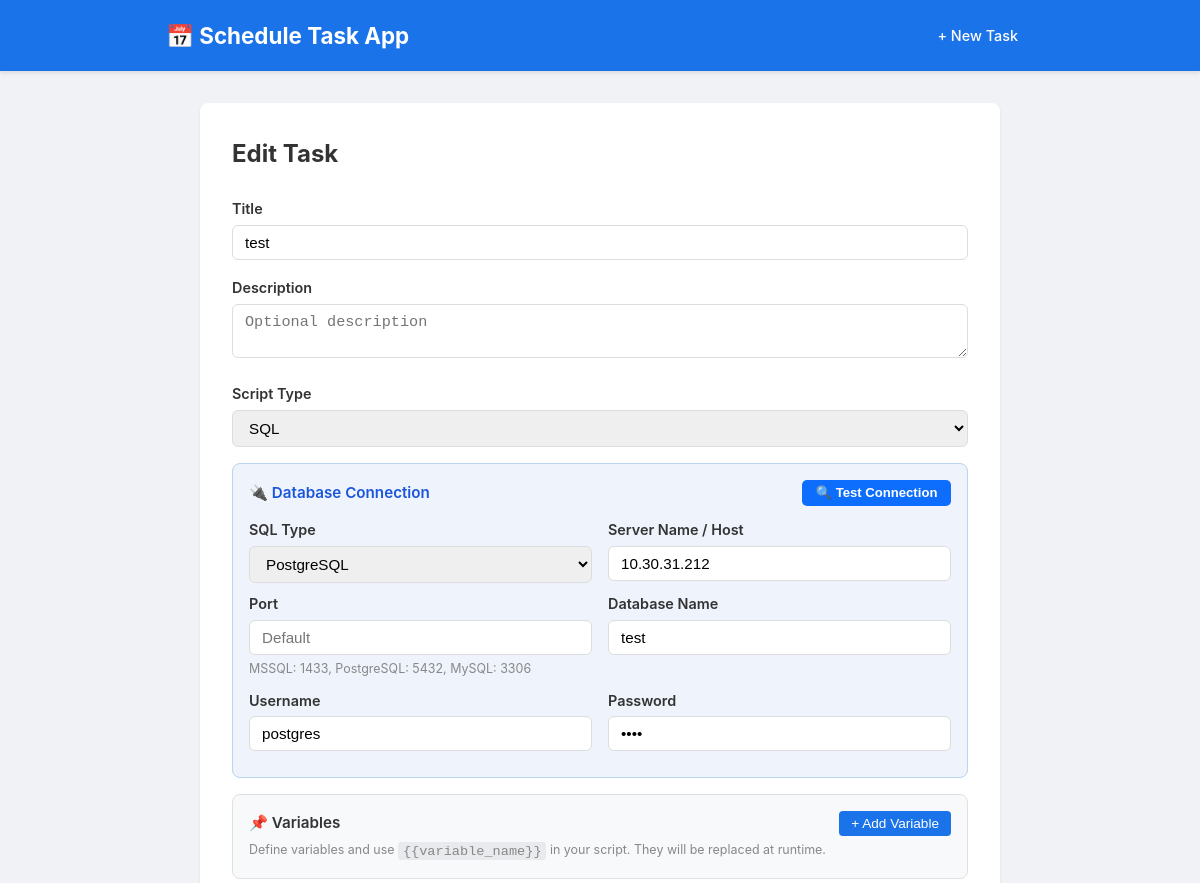
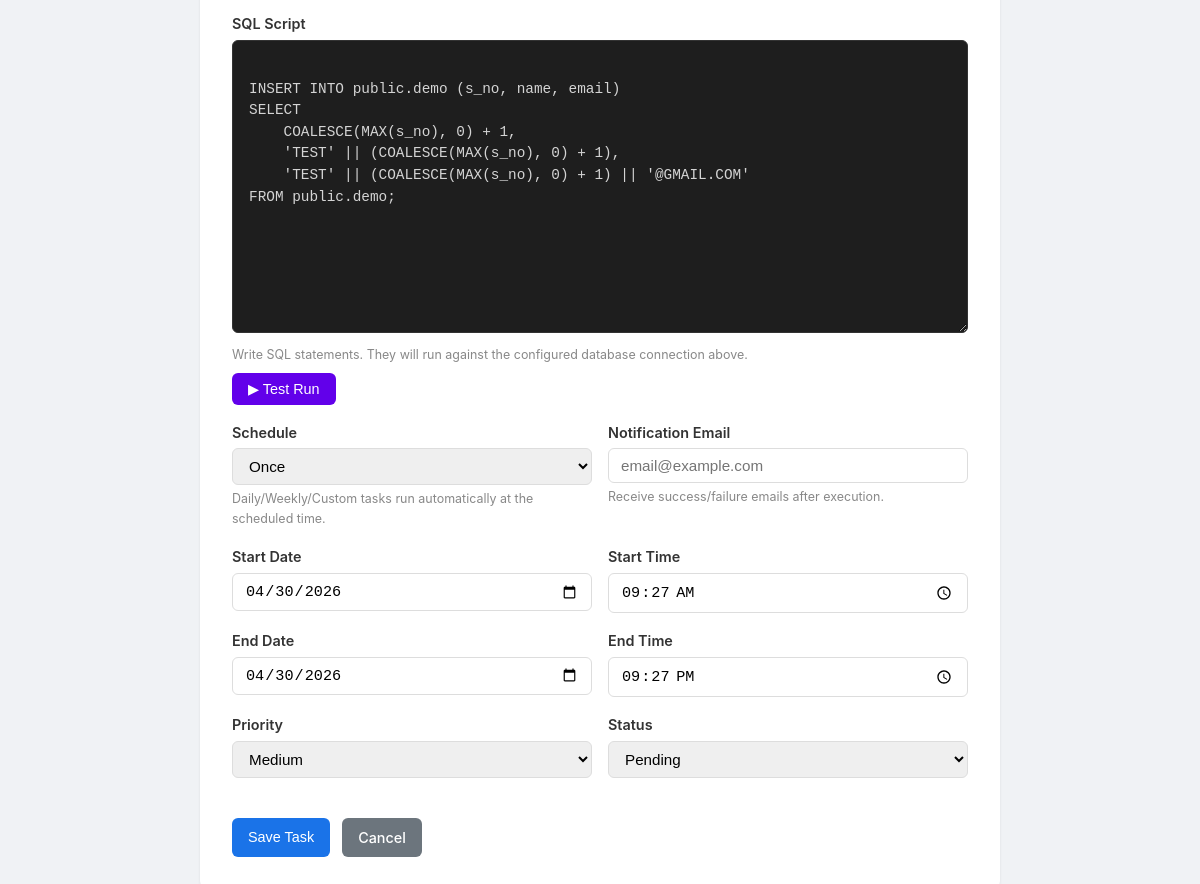
The page /task/1/edit on the database its author committed (2 pictures, top to bottom).
### models.py (models this page shows, shortened)
class Task(db.Model):
    id = db.Column(db.Integer, primary_key=True)
    title = db.Column(db.String(200), nullable=False)
    description = db.Column(db.Text, nullable=True)
    script_type = db.Column(db.String(10), default="python")  # python, bat, sql
    script_code = db.Column(db.Text, nullable=True)  # Code to execute
    variables = db.Column(db.Text, nullable=True)  # JSON: [{"name": "...", "value": "..."}]
    sql_type = db.Column(db.String(20), nullable=True)  # mssql, postgres, mysql, sqlite
    db_server = db.Column(db.String(200), nullable=True)
    db_port = db.Column(db.Integer, nullable=True)
    db_name = db.Column(db.String(200), nullable=True)
    db_username = db.Column(db.String(200), nullable=True)
    db_password = db.Column(db.String(200), nullable=True)
    db_win_auth = db.Column(db.Boolean, default=False)  # Windows Authentication for MSSQL
    schedule_type = db.Column(db.String(20), default="once")  # once, daily, weekly, custom
    scheduled_date = db.Column(db.Date, nullable=False)
    scheduled_time = db.Column(db.Time, nullable=True)
    end_date = db.Column(db.Date, nullable=True)
    end_time = db.Column(db.Time, nullable=True)
    custom_interval_value = db.Column(db.Integer, nullable=True)  # e.g. 30
    custom_interval_unit = db.Column(db.String(10), nullable=True)  # minutes, hours, days
    priority = db.Column(db.String(10), default="medium")  # low, medium, high
    status = db.Column(db.String(20), default="pending")  # pending, in_progress, completed
    notify_email = db.Column(db.String(200), nullable=True)  # email for notifications
    last_run_at = db.Column(db.DateTime, nullable=True)
    last_run_status = db.Column(db.String(10), nullable=True)  # success, failure
    last_run_output = db.Column(db.Text, nullable=True)
    created_at = db.Column(db.DateTime, default=datetime.utcnow)
    updated_at = db.Column(db.DateTime, default=datetime.utcnow, onupdate=datetime.utcnow)

### routes.py (the view, shortened to what this page needs)
@main_bp.route("/task/<int:task_id>/edit", methods=["GET", "POST"])
def edit_task(task_id):
    task = Task.query.get_or_404(task_id)
    form = TaskForm(obj=task)
    existing_vars = []
    if task.variables:
        try:
            existing_vars = json.loads(task.variables)
        except json.JSONDecodeError:
            pass
    return render_template("task_form.html", form=form, title="Edit Task", existing_vars=existing_vars, task=task)

### templates/task_form.html (shortened to what this page needs)
{% extends "base.html" %}
{% block content %}
<div class="form-container" style="max-width: 800px;">
    <h2>{{ title }}</h2>
    <form method="POST" novalidate>
        <div class="form-group">
            {{ form.title.label }}
            {{ form.title(class="form-control", placeholder="Enter task title") }}
        </div>
        <div class="form-group">
            {{ form.description.label }}
            {{ form.description(class="form-control", rows=2, placeholder="Optional description") }}
        </div>
        <div class="form-group">
            {{ form.script_type.label }}
            {{ form.script_type(class="form-control", id="script_type") }}
        </div>
        <div id="sql-connection-panel" class="connection-panel" style="display:none;">
            <div class="connection-header">
                <label>🔌 Database Connection</label>
                <button type="button" id="test-conn-btn" class="btn btn-sm btn-test-conn">🔍 Test Connection</button>
            </div>
            <div class="form-row">
                <div class="form-group">
                    <label for="sql_type">SQL Type</label>
                    <select name="sql_type" id="sql_type" class="form-control">
                        <option value="postgres" {% if task is defined and task.sql_type == 'postgres' %}selected{% endif %}>PostgreSQL</option>
                    </select>
                </div>
                <div class="form-group" id="db-server-group">
                    <label for="db_server">Server Name / Host</label>
                    <input type="text" name="db_server" id="db_server" class="form-control" placeholder="localhost or server IP"
                           value="{{ task.db_server if task is defined and task.db_server else '' }}">
                </div>
            </div>
            <div class="form-row">
                <div class="form-group" id="db-port-group">
                    <label for="db_port">Port</label>
                    <input type="number" name="db_port" id="db_port" class="form-control" placeholder="Default"
                           value="{{ task.db_port if task is defined and task.db_port else '' }}">
                    <small class="form-hint" id="port-hint">MSSQL: 1433, PostgreSQL: 5432, MySQL: 3306</small>
                </div>
                <div class="form-group" id="db-name-group">
                    <label for="db_name">Database Name</label>
                    <input type="text" name="db_name" id="db_name" class="form-control" placeholder="Enter database name"
                           value="{{ task.db_name if task is defined and task.db_name else '' }}">
                </div>
            </div>
            <div class="form-row" id="db-user-pass-row">
                <div class="form-group">
                    <label for="db_username">Username</label>
                    <input type="text" name="db_username" id="db_username" class="form-control" placeholder="Database username"
                           value="{{ task.db_username if task is defined and task.db_username else '' }}" autocomplete="off">
                </div>
                <div class="form-group">
                    <label for="db_password">Password</label>
                    <input type="password" name="db_password" id="db_password" class="form-control" placeholder="Database password"
                           value="{{ task.db_password if task is defined and task.db_password else '' }}" autocomplete="off">
                </div>
            </div>
        </div>
        <div class="variables-section">
            <div class="variables-header">
                <label>📌 Variables</label>
                <button type="button" id="add-var-btn" class="btn btn-sm btn-add-var">+ Add Variable</button>
            </div>
            <small class="form-hint">Define variables and use <code>{{ '{{variable_name}}' }}</code> in your script. They will be replaced at runtime.</small>
        </div>
        <div class="form-group">
            <label for="script_code" id="script-code-label">Script Code</label>
            {{ form.script_code(class="form-control code-editor", rows=12, id="script_code") }}
            <small class="form-hint" id="script-hint">Write code to execute. Output will be captured and displayed.</small>
            <button type="button" id="test-run-btn" class="btn btn-run" style="margin-top: 0.5rem;">
                ▶ Test Run
            </button>
        </div>
        <div class="form-row">
            <div class="form-group">
                {{ form.schedule_type.label }}
                {{ form.schedule_type(class="form-control", id="schedule_type") }}
                <small class="form-hint">Daily/Weekly/Custom tasks run automatically at the scheduled time.</small>
            </div>
            <div class="form-group">
                {{ form.notify_email.label }}
                {{ form.notify_email(class="form-control", placeholder="email@example.com") }}
                <small class="form-hint">Receive success/failure emails after execution.</small>
            </div>
        </div>
        <div class="form-row">
            <div class="form-group">
                {{ form.scheduled_date.label }}
                {{ form.scheduled_date(class="form-control", type="date") }}
            </div>
            <div class="form-group">
                {{ form.scheduled_time.label }}
                {{ form.scheduled_time(class="form-control", type="time") }}
            </div>
        </div>
        <div class="form-row">
            <div class="form-group">
                {{ form.end_date.label }}
                {{ form.end_date(class="form-control", type="date") }}
            </div>
            <div class="form-group">
                {{ form.end_time.label }}
                {{ form.end_time(class="form-control", type="time") }}
            </div>
        </div>
        <div class="form-row">
            <div class="form-group">
                {{ form.priority.label }}
                {{ form.priority(class="form-control") }}
            </div>
            <div class="form-group">
                {{ form.status.label }}
                {{ form.status(class="form-control") }}
            </div>
        </div>
        <div class="form-actions">
            <button type="submit" class="btn btn-primary">Save Task</button>
            <a href="{{ url_for('main.index') }}" class="btn btn-secondary">Cancel</a>
        </div>
    </form>
</div>
{% endblock %}

### static/css/style.css (style rules this page uses)
* { margin: 0; padding: 0; box-sizing: border-box; }
body { font-family: -apple-system, BlinkMacSystemFont, "Segoe UI", Roboto, sans-serif; background: #f0f2f5; color: #333; line-height: 1.6; }
.btn { display: inline-block; padding: 0.5rem 1rem; border: none; border-radius: 6px; cursor: pointer; text-decoration: none; font-size: 0.9rem; font-weight: 500; transition: opacity 0.2s; }
.btn-primary { background: #1a73e8; color: white; }
.btn-secondary { background: #6c757d; color: white; }
.btn-sm { padding: 0.3rem 0.6rem; font-size: 0.8rem; }
.form-container { max-width: 600px; margin: 0 auto; background: white; padding: 2rem; border-radius: 8px; box-shadow: 0 1px 3px rgba(0,0,0,0.08); }
.form-container h2 { margin-bottom: 1.5rem; }
.form-group { margin-bottom: 1rem; flex: 1; }
.form-group label { display: block; margin-bottom: 0.3rem; font-weight: 600; font-size: 0.9rem; }
.form-control { width: 100%; padding: 0.5rem 0.75rem; border: 1px solid #ddd; border-radius: 6px; font-size: 0.95rem; transition: border-color 0.2s; }
.form-row { display: flex; gap: 1rem; }
.variables-section { background: #f8f9fa; border: 1px solid #e0e0e0; border-radius: 8px; padding: 1rem; margin-bottom: 1rem; }
.variables-header { display: flex; justify-content: space-between; align-items: center; margin-bottom: 0.3rem; }
.variables-header label { font-weight: 600; font-size: 0.95rem; margin: 0; }
.btn-add-var { background: #1a73e8; color: #fff; border: none; padding: 0.3rem 0.75rem; border-radius: 4px; cursor: pointer; font-size: 0.85rem; }
.variables-section .form-hint code { background: #e8eaed; padding: 0.1rem 0.3rem; border-radius: 3px; font-size: 0.85rem; }
.connection-panel { background: #eef3fc; border: 1px solid #b8d4f0; border-radius: 8px; padding: 1rem; margin-bottom: 1rem; }
.connection-header { display: flex; justify-content: space-between; align-items: center; margin-bottom: 0.75rem; }
.connection-header label { font-weight: 600; font-size: 0.95rem; margin: 0; color: #1a56db; }
.btn-test-conn { background: #0d6efd; color: #fff; border: none; padding: 0.35rem 0.85rem; border-radius: 5px; cursor: pointer; font-size: 0.82rem; font-weight: 600; }
.connection-panel .form-row { margin-bottom: 0; }
.connection-panel .form-group { margin-bottom: 0.6rem; }
.form-actions { display: flex; gap: 0.75rem; margin-top: 1.5rem; }
.code-editor { font-family: "Consolas", "Monaco", "Courier New", monospace; font-size: 0.9rem; background: #1e1e1e; color: #d4d4d4; padding: 1rem; border: 1px solid #333; border-radius: 6px; tab-size: 4; line-height: 1.5; resize: vertical; }
.form-hint { display: block; font-size: 0.78rem; color: #888; margin-top: 0.25rem; }
.btn-run { background: #6200ea; color: white; }

### rows shown on the page
Task: title "test", script_type "SQL", sql_type "PostgreSQL", db_server "10.30.31.212", db_name "test", db_username "postgres", script_code "INSERT INTO public.demo (s_no, name, email) SELECT COALESCE(MAX(s_no), 0) + 1, 'TEST' || (COALESCE(MAX(s_no), 0) + 1), 'TEST' || (COALESCE(MAX(s_no), 0) + 1) || '@GMAIL.COM' FROM public.demo;", schedule_type "Once", scheduled_date "04/30/2026", scheduled_time "09:27", end_date "04/30/2026", end_time "21:27", priority "Medium", status "Pending"

### other values the page prints
{{ title }} "Edit Task"
{{ '{{variable_name}}' }} "{{variable_name}}"
